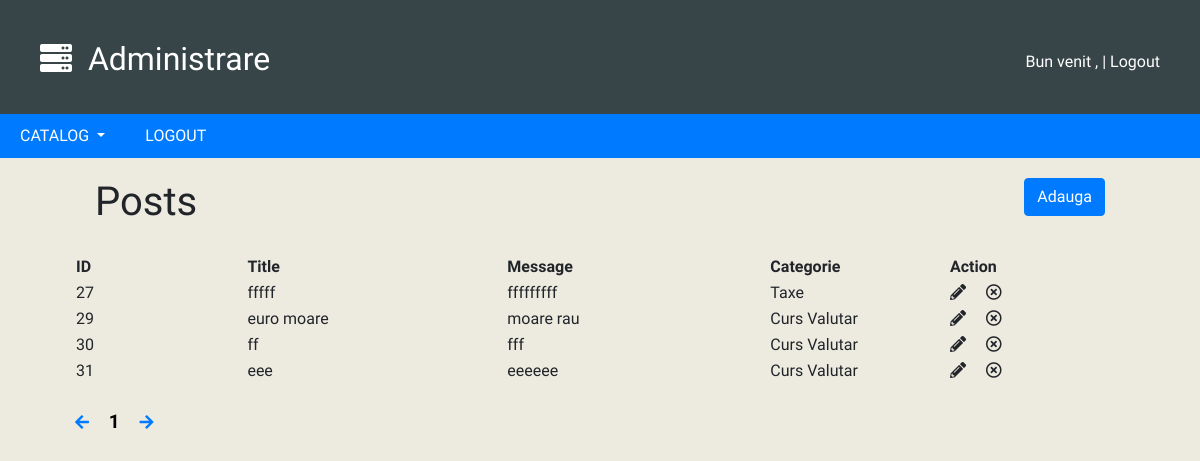
Page /admin/posts.php on the earlier database version.
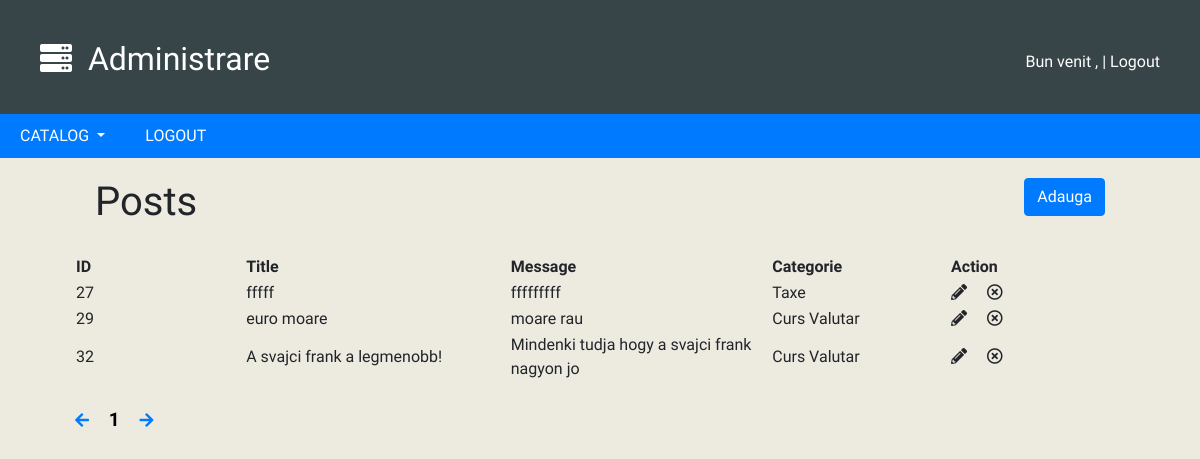
Same page on the later database version.
### tables this page shows
CREATE TABLE `posts` (
  `id` int(6) NOT NULL,
  `user_who_posted` text NOT NULL,
  `category_id` int(6) NOT NULL,
  `title` text NOT NULL,
  `message` text NOT NULL,
  `posted` datetime NOT NULL,
  `comment_` text NOT NULL,
  `who_comment` text NOT NULL
);

CREATE TABLE `categories` (
  `id` int(6) NOT NULL,
  `name` text NOT NULL
);

### admin/posts.php (the view, shortened to what this page needs)
<?
include 'config.php';
include 'header.php';
$page = $_GET['page'];
$end = 10;
$start = ($page * $end) - $end;
 ?>
<!DOCTYPE html PUBLIC "-//W3C//DTD XHTML 1.0 Transitional//EN" "http://www.w3.org/TR/xhtml1/DTD/xhtml1-transitional.dtd">
<html xmlns="http://www.w3.org/1999/xhtml">
<head>
<link rel="stylesheet" href="https://stackpath.bootstrapcdn.com/bootstrap/4.2.1/css/bootstrap.min.css">
<link rel="stylesheet" href="admin_style.css">
</head>
<body>
  <div class="container-fluid">
    <div class="row">
      <div class="col-md-6">
        <h1>Posts</h1>
      </div>
      <div class="col-md-6 pull">
        <a class="btn btn-primary add" href="posts.php?action=add">Adauga</a>
      </div>
    </div>
    <table id="post-table">
      <tr>
        <th width=200><b>ID</b></th>
        <th width=300><b>Title</b></th>
        <th width=300 style="max-width:300px"><b>Message</b></th>
        <th width=200><b>Categorie</b></th>
        <th width=200><b>Action</b></th>
      </tr>
      <?
        $result = mysqli_query($conn,"SELECT * FROM posts LIMIT $start,$end");
        while($row = mysqli_fetch_array($result)):
          $get_category = mysqli_query($conn,"SELECT name FROM categories WHERE id ='".$row['category_id']."'");
          while($row_j = mysqli_fetch_array($get_category)):
       ?>
       <tr>
         <td><?= $row['id']; ?></td>
         <td><?= $row['title']; ?></td>
         <td><?= $row['message']; ?></td>
         <td><?= $row_j['name']; ?></td>
         <td>
          <i class="fas fa-pencil-alt" onclick="window.location='posts.php?page=<? echo $_GET['page']; ?>&edit_id=<? echo $row['id']; ?>&action=edit'"></i>
           <i class="far fa-times-circle" onclick="if(confirm('Are you sure?'))window.location='posts.php?page=<?= $_GET['page']; ?>&edit_id=<?= $row['id']; ?>&action=remove'"></i>
         </td>
       </tr>
     <? endwhile;endwhile;?>
    </table>
    <br>
    <a href="posts.php?page=<?= ($_GET['page'] - 1 == 0) ? $_SESSION['posts_total'] : $_GET['page'] - 1;?>">
      <i class="fas fa-arrow-left arrow-page"></i>
    </a>
    <? for($i = 1;$i <= $_SESSION['posts_total']; $i++): ?>
      <a href="posts.php?page=<?= $i; ?>" class="<? if($_GET['page'] == $i) echo 'selected'; ?>"><?= $i; ?></a>
    <? endfor; ?>
    <a href="posts.php?page=<?=  ($_GET['page'] + 1 == $_SESSION['posts_total']+1) ? 1 : $_GET['page'] + 1; ?>">
        <i class="fas fa-arrow-right arrow-page"></i>
    </a>
  </div>
</body>

### admin/config.php (shortened to what this page needs)
<!DOCTYPE html>
<html lang="en" dir="ltr">
  <head>
    <link rel="stylesheet" href="https://stackpath.bootstrapcdn.com/bootstrap/4.2.1/css/bootstrap.min.css">
    <link rel="stylesheet" href="https://use.fontawesome.com/releases/v5.6.1/css/all.css">
    <link rel="stylesheet" href="admin_style.css">
  </head>
  </head>
  <body>
  </body>
</html>

### admin/header.php (shortened to what this page needs)
<div class="header">
    <div class="left">
      <h2>
        <i class="fas fa-server"></i>&nbsp;&nbsp;Administrare</h2>
    </div>
    <div class="right">
      <span>Bun venit , <?= $_SESSION['admin']; ?> | </span>
      <a href="index.php?logout=true">Logout</a>
    </div>
</div>
<ul class="nav nav-pills">
  	<li class="dropdown">
        <a class="dropdown-toggle" href="#">CATALOG <span class="caret"></span></a>
    </li>
  	    <li><a href="index.php?logout=true">LOGOUT</a></li>
</ul>

### admin/admin_style.css (style rules this page uses)
body { background-color:#EDEAE0;font-family:Raleway }
.header { background:#384548; padding:40px; }
.header .left { color:#FFFFFF; font-size:24px; width:500px;float:left; }
.header .right { color:#FFFFFF; text-align:right; padding-top:10px; }
.header .right a { color:#FFFFFF; }
.nav { background-color: #007bff; }
.nav li a { color:white; }
.nav li { padding:10px 20px; }
.container-fluid { width:90%;margin:auto; }
.row { padding:20px; }
.selected { color:black;text-decoration:none;font-weight:bold;font-size:19px; }
.add { color:white !important; }
.pull { text-align:right; }
#post-table tr td { max-width: 100px; overflow: hidden; text-overflow: ellipsis; word-wrap:break-word; }

Differences in the rows shown:
removed posts: id "30", title "ff", message "fff", categories (name "Curs Valutar")
removed posts: id "31", title "eee", message "eeeeee", categories (name "Curs Valutar")
added posts: id "32", title "A svajci frank a legmenobb!", message "Mindenki tudja hogy a svajci frank nagyon jo", categories (name "Curs Valutar")
